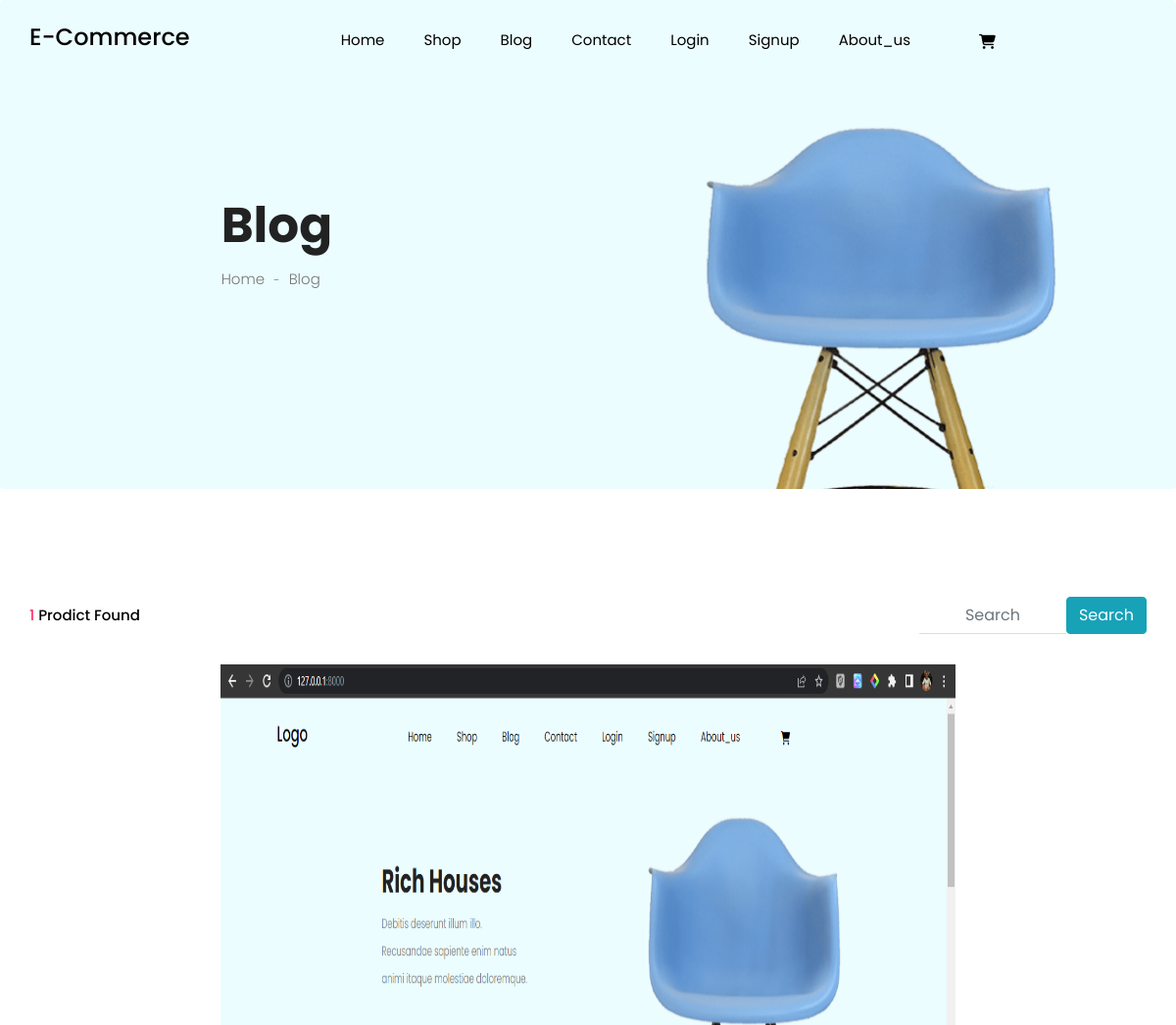
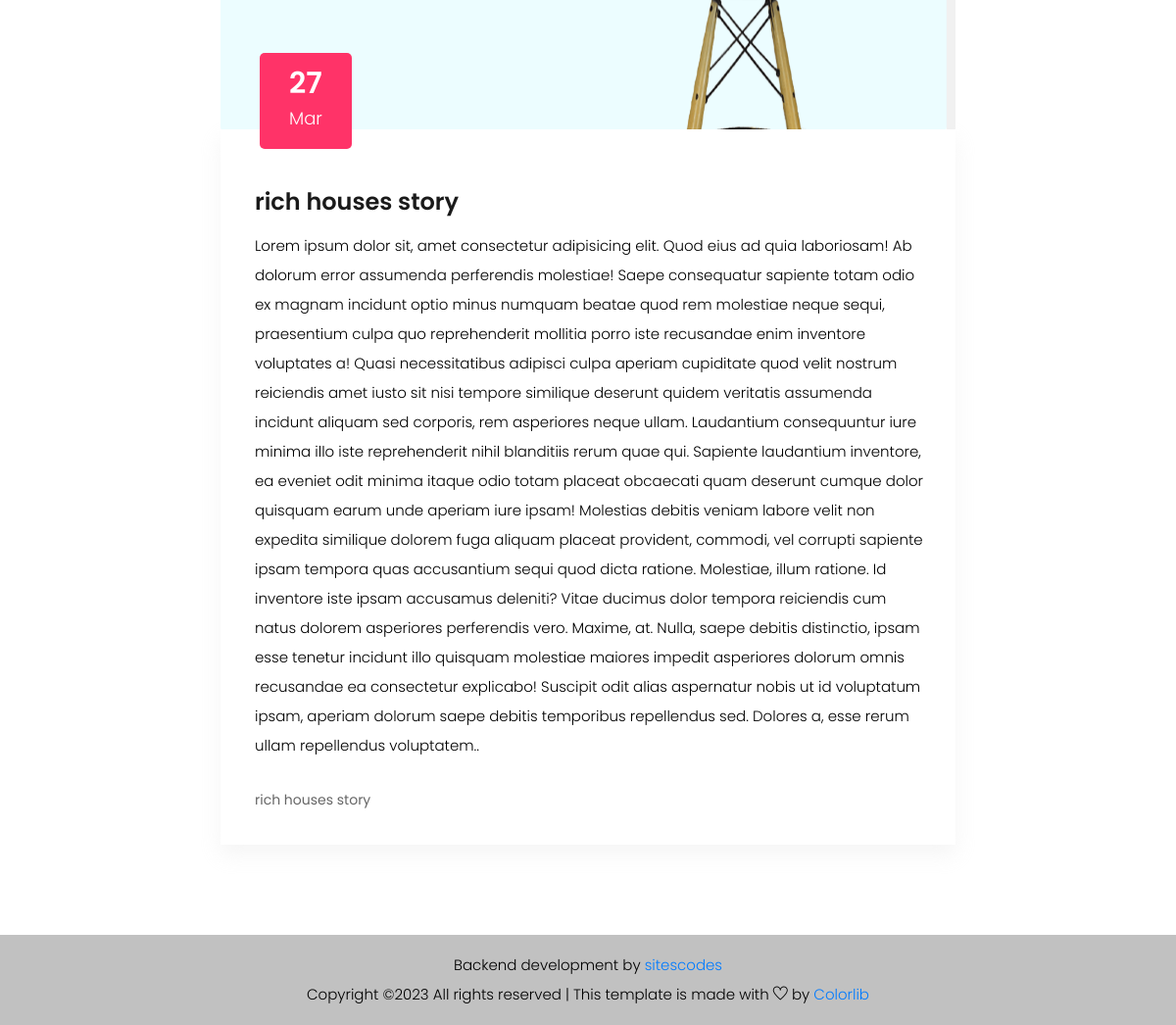
Screenshot of /blog/ with the database file from the repository (2 pictures, top to bottom).
### blog/models.py (models this page shows, shortened)
class Blog(models.Model):
    title = models.CharField(max_length=50)
    image = models.ImageField(upload_to='images/blog')
    date = models.DateTimeField(default=datetime.now())
    description = models.TextField(max_length=5000)
    category  = models.ForeignKey('Category' , on_delete=models.CASCADE)

class Category(models.Model):
    title = models.CharField(max_length=50)
    class Meta:
        verbose_name_plural = "Categories"
    def __str__(self):
        return self.title

### blog/views.py (the view)
# urls.py: path('' , views.blog_list , name='blogs'),
def blog_list(request):
    blog_list = Blog.objects.all()
    return render(request , 'blog/blog_list.html' , context={'blogs':blog_list})

### blog/templates/blog/blog_list.html (shortened to what this page needs)
{% extends 'base.html' %}
{% block content %}
    <section class="breadcrumb breadcrumb_bg">
        <div class="container">
            <div class="row justify-content-center">
                <div class="col-lg-8">
                    <div class="breadcrumb_iner">
                        <div class="breadcrumb_iner_item">
                            <h2>Blog</h2>
                            <p>Home <span>-</span> Blog</p>
                        </div>
                    </div>
                </div>
            </div>
        </div>
    </section>
    <section class="blog_area padding_top">
        <div class="container">
            <div class="row">
                <div class="col-lg-12">
                    <div class="product_top_bar d-flex justify-content-between align-items-center">
                        <div class="single_product_menu">
                            <p><span>{{ blogs|length }} </span> Prodict Found</p>
                        </div>
                        <form  action={% url 'blog:blog_search' %} method="get" class="single_product_menu d-flex">
                            <div class="input-group">
                                <input type="text" class="form-control" placeholder="search" aria-describedby="inputGroupPrepend" name="search"/>
                            </div>
                            <button class="btn btn-info" type="submit" value="submit">Search</button>
                        </form>
                    </div>
                </div>
            </div>
            <br>
            <div class="row">
                <div class="col-lg-8 mx-auto">
                    <div class="blog_left_sidebar">
                        {% for blog in blogs %}
                        <article class="blog_item">
                            <div class="blog_item_img">
                                <img class="card-img rounded-0" src="{{ blog.image.url }}" alt="" width="800" height="500">
                                <div href="#" class="blog_item_date">
                                    <h3>{{ blog.date|date:'d' }}</h3>
                                    <p>{{ blog.date|date:'M' }}</p>
                                </div>
                            </div>
                            <div class="blog_details">
                                    <h2>{{ blog.title }}</h2>
                                <p>{{ blog.description }}.</p>
                                <ul class="blog-info-link">
                                    <li><a href="#">{{ blog.category }}</a></li>
                                </ul>
                            </div>
                        </article>
                        {% endfor %}
                    </div>
                </div>
            </div>
        </div>
    </section>
{% endblock content %}

### rows the page displays
Blog: image (picture), date "27", date "Mar", title "rich houses story", description "Lorem ipsum dolor sit, amet consectetur adipisicing elit. Quod eius ad quia laboriosam! Ab dolorum error assumenda perferendis molestiae! Saepe consequatur sapiente totam odio ex magnam incidunt optio minus numquam beatae quod rem molestiae neque sequi, praesentium culpa quo reprehenderit mollitia porro iste recusandae enim inventore voluptates a! Quasi necessitatibus adipisci culpa aperiam cupiditate quod velit nostrum reiciendis amet iusto sit nisi tempore similique deserunt quidem veritatis assumenda incidunt aliquam sed corporis, rem asperiores neque ullam. Laudantium consequuntur iure minima illo iste reprehenderit nihil blanditiis rerum quae qui. Sapiente laudantium inventore, ea…", category "rich houses story"

### other values shown
{{ blogs|length }} "1"
